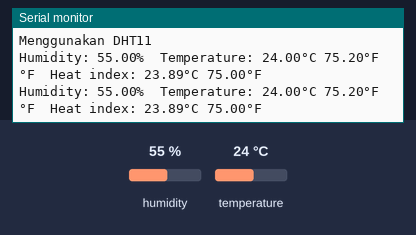
Bench run of a sketch on a simulated ESP8266 (NodeMCU). Shown: the last lines printed to the serial monitor. The inputs (shaded band) are chosen by the test bench; at power-on: humidity 55 %, temperature 24 °C.

Above: at 4.8 s.
4.9 s: humidity set to 22 %
At 7.3 s:
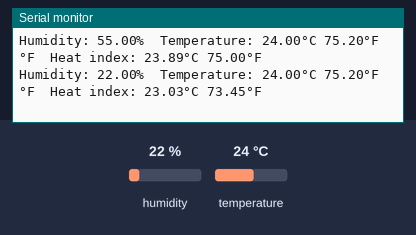
7.9 s: temperature set to 12 °C
At 8.5 s:
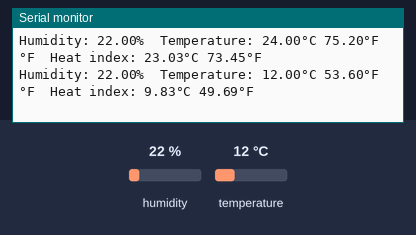
10.9 s: humidity set to 40 %
At 13.4 s:
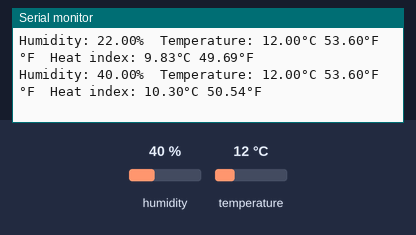
Timing chart, 0 to 14.9 s (numbered marks = the images above; inputs shaded):
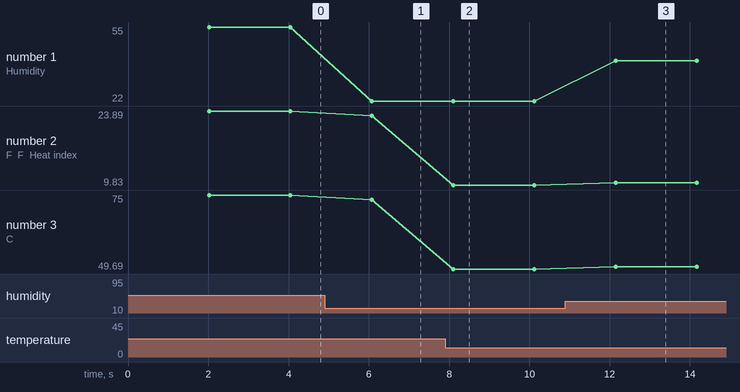

The sketch:

temperature_humidity.ino
```cpp
#include <Arduino.h>
#include <DHT.h>

#define DHTTYPE DHT11

DHT dht(D1, DHTTYPE);

void setup() {
  // put your setup code here, to run once:
  Serial.begin(115200);
  Serial.println("Menggunakan DHT11");

  dht.begin();

}

void loop() {
  // put your main code here, to run repeatedly:
  delay(2000);
  float h = dht.readHumidity();
  float c = dht.readTemperature();
  float f = dht.readTemperature(true);

  if (isnan(h) || isnan(c) || isnan(f))
  {
    Serial.println("Failed to read from DHT sensor!");
    return;
  }

  float hif = dht.computeHeatIndex(f, h);
  float hic = dht.computeHeatIndex(c, h, false);

  Serial.print(F("Humidity: "));
  Serial.print(h);
  Serial.print(F("%  Temperature: "));
  Serial.print(c);
  Serial.print(F("°C "));
  Serial.print(f);
  Serial.print(F("°F "));
  Serial.print(F("°F  Heat index: "));
  Serial.print(hic);
  Serial.print(F("°C "));
  Serial.print(hif);
  Serial.println(F("°F"));

}
```

Measured:
- after the input at 4.9 s, the serial monitor: prints a new line after 1.2 s (image 1)
- after the input at 7.9 s, the serial monitor: prints a new line after 0.20 s (image 2)
- after the input at 10.9 s, the serial monitor: prints a new line after 1.2 s (image 3)
- plotted number 1: 55 → 22 after the input at 4.9 s, 22 → 40 after the input at 10.9 s
- plotted number 2: 23.89 → 23.03 after the input at 4.9 s, 23.03 → 9.83 after the input at 7.9 s, 9.83 → 10.3 after the input at 10.9 s
- plotted number 3: 75 → 73.45 after the input at 4.9 s, 73.45 → 49.69 after the input at 7.9 s, 49.69 → 50.54 after the input at 10.9 s
